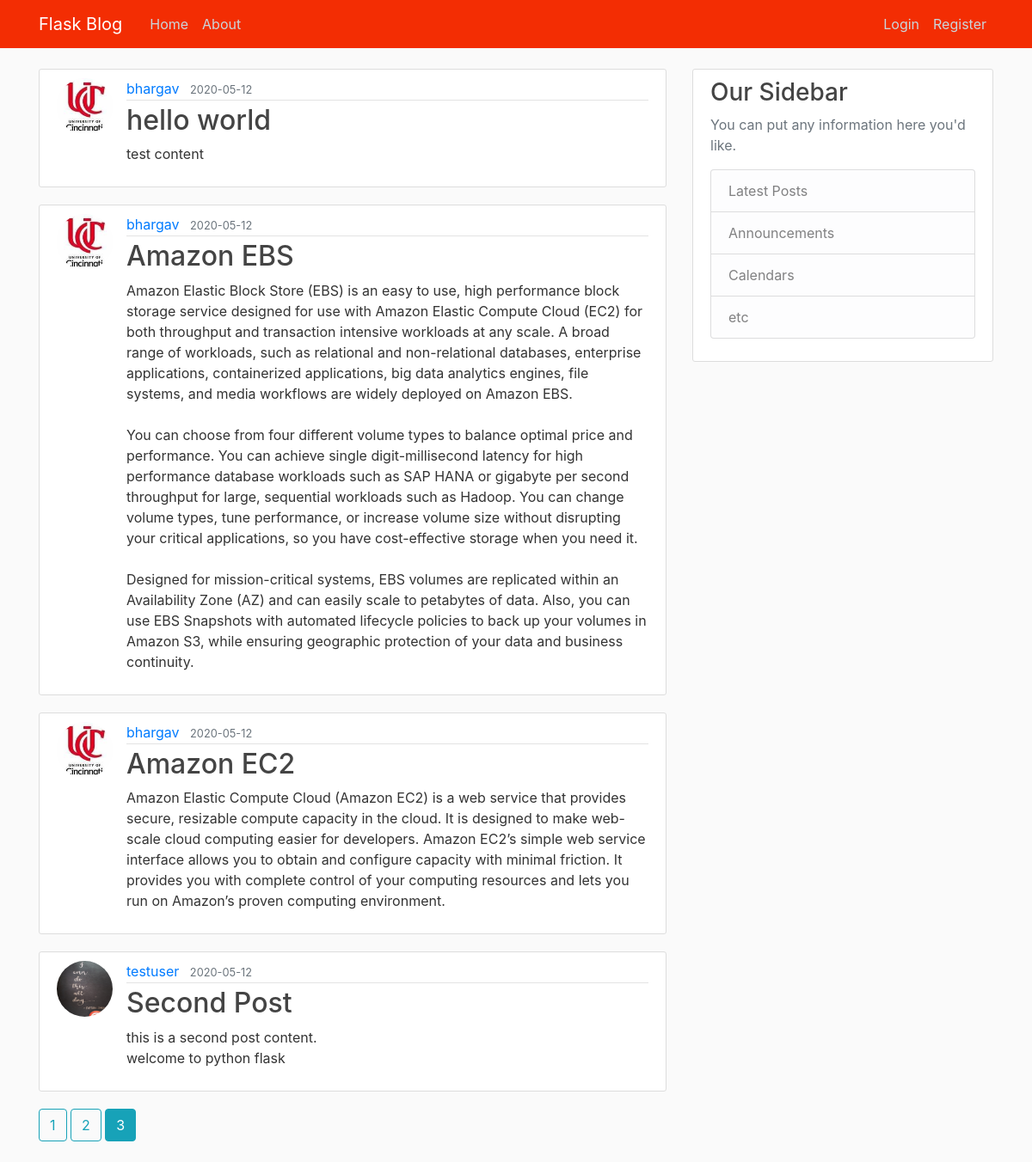
/?page=3, run on the app's committed database.
### basic/models.py (models this page shows, shortened)
class Post(db.Model):
	id=db.Column(db.Integer,primary_key=True)
	title=db.Column(db.String(100), nullable=False)
	date_posted=db.Column(db.DateTime,nullable=False,default=datetime.utcnow)
	content=db.Column(db.Text, nullable=False)
	user_id=db.Column(db.Integer, db.ForeignKey('user.id'),nullable=False)

class User(db.Model, UserMixin):
	id=db.Column(db.Integer,primary_key=True)
	username=db.Column(db.String(20),unique=True,nullable=False)
	email=db.Column(db.String(100),unique=True,nullable=False)
	image_file=db.Column(db.String(20),nullable=False,default='default.jpg')
	password=db.Column(db.String(60),nullable=False)
	posts= db.relationship('Post',backref='author',lazy=True)

### basic/main/routes.py (the view)
@main.route("/")
def hello():
	page= request.args.get('page', 1,type=int)
	post = Post.query.order_by(Post.date_posted.desc()).paginate(page=page, per_page=5)
	return render_template("home.html",posts=post)

### basic/templates/home.html
{% extends "layout.html" %}
{% block content %}
{% for post in posts.items %}
<article class="media content-section">
	<img class="rounded-circle article-img" src="{{ url_for('static', filename='profile_pics/'+ post.author.image_file) }}">
  <div class="media-body">
    <div class="article-metadata">
      <a class="mr-2" href="{{ url_for('users.user_posts', username=post.author.username)}}">{{ post.author.username }}</a>
      <small class="text-muted">{{ post.date_posted.strftime('%Y-%m-%d') }}</small>
    </div>
    <h2><a class="article-title" href="{{ url_for('posts.post', post_id=post.id) }}">{{ post.title }}</a></h2>
    <p class="article-content">{{ post.content }}</p>
  </div>
</article>
{% endfor%}
{% for page_num in posts.iter_pages(left_edge=1, right_edge=1, left_current=1, right_current=2) %}
{% if page_num %}
{% if posts.page==page_num %}
<a class="btn btn-info mb-4" href="{{ url_for('main.hello', page=page_num)}}">{{ page_num }}</a>
{% else %}
<a class="btn btn-outline-info mb-4" href="{{ url_for('main.hello', page=page_num)}}">{{ page_num }}</a>
{% endif %}
{% else %}
...
{% endif %}
{% endfor %}
{% endblock content %}

### basic/static/main.css (style rules this page uses)
body { background: #fafafa; color: #333333; margin-top: 5rem; }
h1, h2, h3, h4, h5, h6 { color: #444444; }
.content-section { background: #ffffff; padding: 10px 20px; border: 1px solid #dddddd; border-radius: 3px; margin-bottom: 20px; }
.article-title { color: #444444; }
.article-content { white-space: pre-line; }
.article-img { height: 65px; width: 65px; margin-right: 16px; }
.article-metadata { padding-bottom: 1px; margin-bottom: 4px; border-bottom: 1px solid #e3e3e3 }

### data on the page
Post: image_file (picture), author.username "bhargav", date_posted "2020-05-12", title "hello world", content "test content"
Post: image_file (picture), author.username "bhargav", date_posted "2020-05-12", title "Amazon EBS", content "Amazon Elastic Block Store (EBS) is an easy to use, high performance block storage service designed for use with Amazon Elastic Compute Cloud (EC2) for both throughput and transaction intensive workloads at any scale. A broad range of workloads, such as relational and non-relational databases, enterprise applications, containerized applications, big data analytics engines, file systems, and media workflows are widely deployed on Amazon EBS. You can choose from four different volume types to balance optimal price and performance. You can achieve single digit-millisecond latency for high performance database workloads such as SAP HANA or gigabyte per second throughput for large, sequential…"
Post: image_file (picture), author.username "bhargav", date_posted "2020-05-12", title "Amazon EC2", content "Amazon Elastic Compute Cloud (Amazon EC2) is a web service that provides secure, resizable compute capacity in the cloud. It is designed to make web-scale cloud computing easier for developers. Amazon EC2’s simple web service interface allows you to obtain and configure capacity with minimal friction. It provides you with complete control of your computing resources and lets you run on Amazon’s proven computing environment."
Post: image_file (placeholder picture), author.username "testuser", date_posted "2020-05-12", title "Second Post", content "this is a second post content. welcome to python flask"

### other printed values
{{ page_num }} "1" "2"
{{ page_num }} "3"
